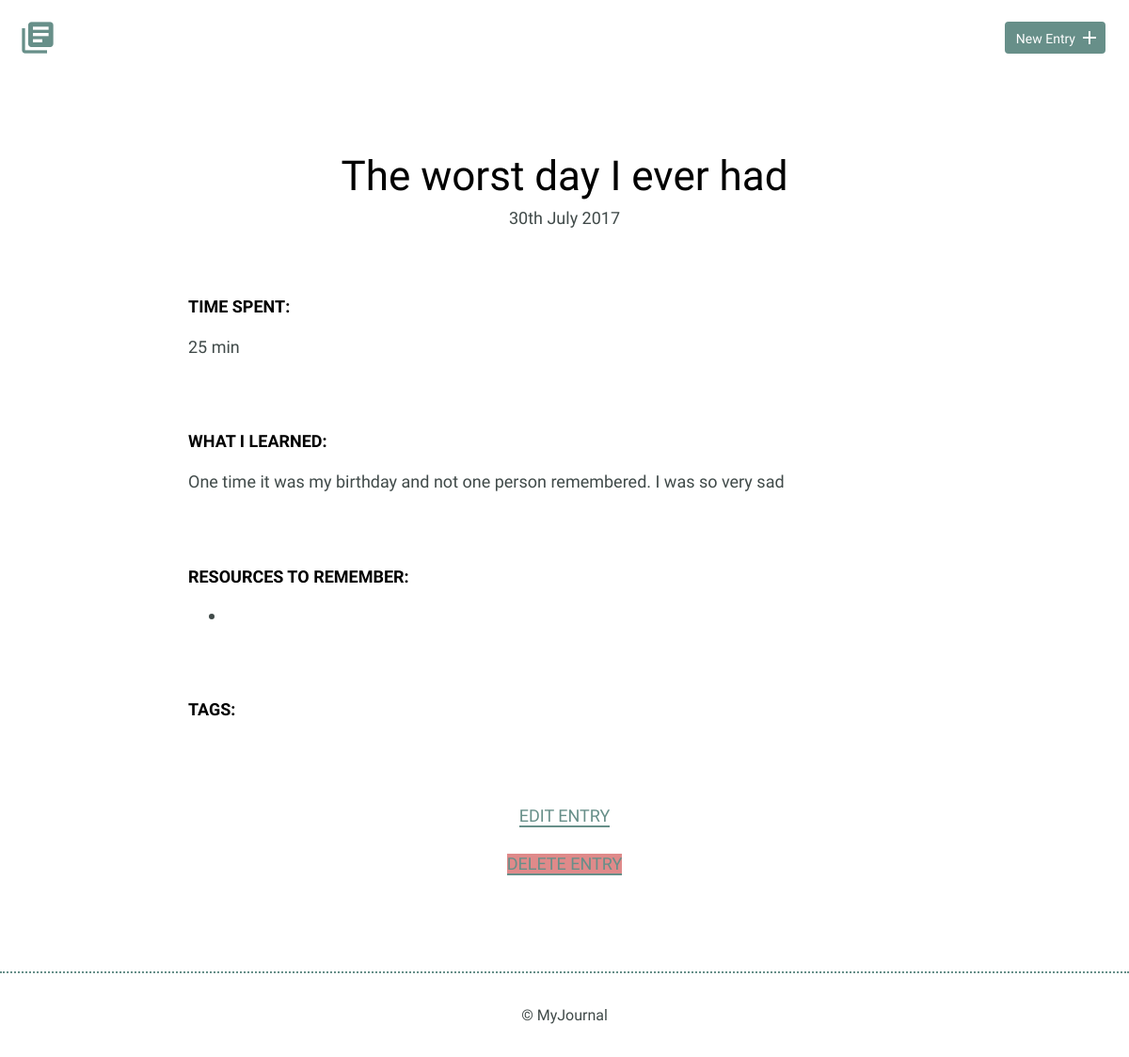
Screenshot of /detail.php?id=2 with the database file from the repository.
### tables this page shows
CREATE TABLE "entries" (
	"id"	INTEGER,
	"title"	TEXT,
	"date"	TEXT,
	"time_spent"	INTEGER,
	"learned"	BLOB,
	"resources"	BLOB,
	"tags"	TEXT,
	PRIMARY KEY("id")
);

### inc/functions.php (called while the page is built, shortened)
<?php
function get_entry($id)
{
    include('connection.php');
    $sql = "SELECT * FROM entries WHERE id=$id";
    try {
        $results = $db->prepare($sql);
        $results->execute();
    } catch (Exception $e) {
        echo "Error!: " . $e->getMessage() . "<br />";
        return false;
    }
    return $results->fetchAll(PDO::FETCH_ASSOC);
}

### detail.php (the view, shortened to what this page needs)
<?php
include("inc/header.php");
$id_to_render = intval($_GET['id']);
$entry_to_render = get_entry($id_to_render);
?>
<section>
    <div class="container">
        <div class="entry-list single">
            <article>
                <?php
                $date = new DateTime($entry_to_render[0]['date']);
                ?>
                <h1><?php echo $entry_to_render[0]['title']; ?></h1>
                <time datetime="<?php echo $entry_to_render[0]['date']; ?>">
                    <?php
                    echo $date->format('jS F Y');
                    ?>
                </time>
                <div class="entry">
                    <h3>Time Spent: </h3>
                    <p><?php
                        echo $entry_to_render[0]['time_spent'];
                        ?></p>
                </div>
                <div class="entry">
                    <h3>What I Learned:</h3>
                    <p>
                        <?php
                        echo $entry_to_render[0]['learned'];
                        ?>
                    </p>
                </div>
                <div class="entry">
                    <h3>Resources to Remember:</h3>
                    <ul>
                        <li>
                        </li>
                    </ul>
                </div>
                <div class="entry">
                    <h3>Tags:</h3>
                </div>
            </article>
        </div>
    </div>
    <div class="edit">
        <p><a href="edit.php?id=<?php echo $id_to_render; ?>">Edit Entry</a></p>
        <p><a id="delete-button" href="delete.php?id=<?php echo $id_to_render; ?>">Delete Entry</a></p>
    </div>
</section>
<?php
include("inc/footer.php");
?>

### css/site.css (style rules this page uses)
body { font-size: 16px; color: #404a49; font-family: "Cousine", serif; font-weight: 400; }
.container { margin: 0 auto; padding: 0 25px; }
#delete-button { background-color: rgb(223, 138, 138); }
h1, h2, h3 { margin: 0; font-weight: 400; line-height: 1em; color: #000; }
h1 { font-size: 44px; margin-bottom: 12px; }
h3 { font-size: 18px; font-family: "Work Sans", serif; font-weight: 600; text-transform: uppercase; }
p { line-height: 1.8em; font-size: 18px; }
p a { border-bottom: 2px solid #678f89; padding: 0; color: #678f89; text-decoration: none; }
ul li { line-height: 1.8em; font-size: 18px; }
.entry-list, .edit-entry, .new-entry { max-width: 800px; margin: 0 auto; padding: 70px 0 150px 0; }
.entry-list article { margin-bottom: 70px; text-align: center; }
.entry-list article:last-child { margin-bottom: 0; }
.entry-list.single { padding-bottom: 70px; }
.entry-list.single time { font-size: 18px; }
.entry { max-width: 800px; margin: 75px auto 0 auto; text-align: left; }
.entry p { margin-bottom: 40px; }
.edit { padding-bottom: 80px; text-align: center; margin: 0 auto; }
.edit a { font-weight: 400; text-transform: uppercase; font-size: 18px; }

### rows the page displays
entries: title "The worst day I ever had", date "30th July 2017", time_spent "25 min", learned "One time it was my birthday and not one person remembered. I was so very sad"
